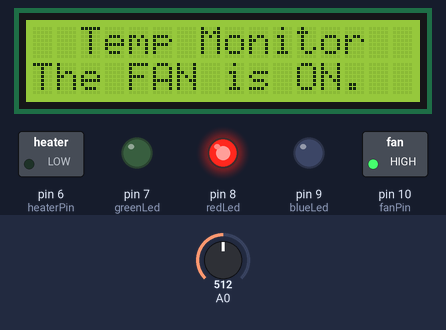
A sketch run on a simulated Arduino Uno, built with avr-gcc and run on an emulated ATmega328P. Shown: 16×2 character LCD, switched loads named in the sketch (green lamp = pin HIGH), output pins drawn as LEDs (lit = HIGH). The inputs (shaded band) are chosen by the test bench; at power-on: A0 = 512.

Above: at 1.2 s.
1.3 s: A0 set to 141
At 2.8 s:
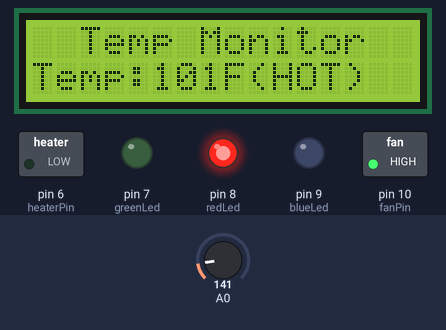
4.5 s: A0 set to 116
At 6.9 s:
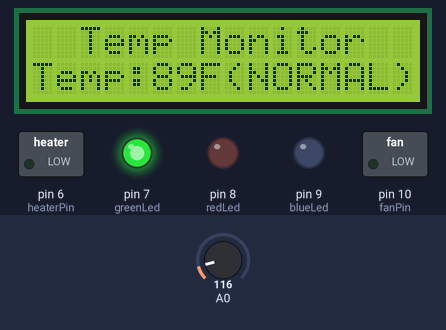
7.5 s: A0 set to 78
At 8.7 s:
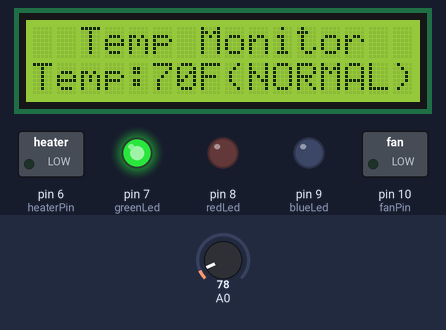
10.2 s: A0 set to 64
At 11.5 s:
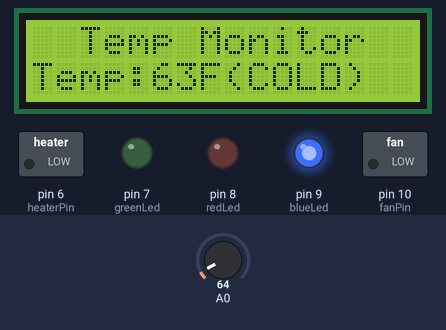
16.2 s: A0 set to 306
At 17.9 s:
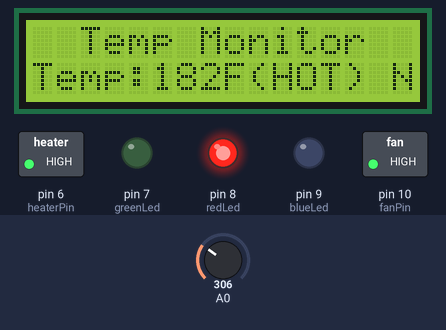
22.2 s: A0 set to 58
At 24.9 s:
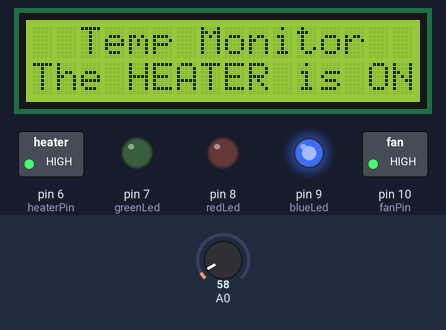
Timing chart, 0 to 26.4 s (numbered marks = the images above; inputs shaded):
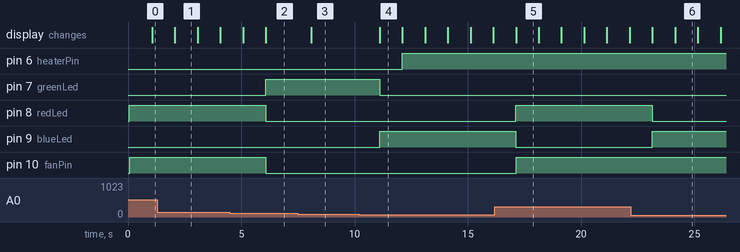

Measured:
- the behaviour switches between 128 and 127 on A0 (found by bisection; images 1 and 2)
- the behaviour switches between 73 and 72 on A0 (found by bisection; images 3 and 4)
- after the input at 1.3 s, the display: changes after 0.77 s (image 1)
- after the input at 4.5 s, pin 7 (greenLed): LOW → HIGH after 1.6 s; pin 8 (redLed), pin 10 (fanPin): HIGH → LOW after 1.6 s; the display: first differs from a run without the input after 1.6 s (image 2)
- after the input at 7.5 s, the display: changes after 0.60 s (image 3)
- after the input at 10.2 s, pin 6 (heaterPin): LOW → HIGH after 1.9 s; pin 7 (greenLed): HIGH → LOW after 0.91 s; pin 9 (blueLed): LOW → HIGH after 0.91 s; the display: changes after 0.91 s (image 4)
- after the input at 16.2 s, pin 8 (redLed), pin 10 (fanPin): LOW → HIGH after 0.93 s; pin 9 (blueLed): HIGH → LOW after 0.93 s; the display: changes after 0.93 s (image 5)
- after the input at 22.2 s, pin 8 (redLed): HIGH → LOW after 0.95 s; pin 9 (blueLed): LOW → HIGH after 0.95 s; the display: first changes after 0.95 s (image 6 shows a later state)

The sketch:

2019-MIIT-ECE-050.ino
```cpp
#include <LiquidCrystal.h>

const int rs = 12, en = 11, d4 = 5, d5 = 4, d6 = 3, d7 = 2;
LiquidCrystal lcd(rs, en, d4, d5, d6, d7);

int heaterPin = 6;
int greenLed = 7;
int redLed = 8;
int blueLed = 9;
int fanPin = 10;

void setup() {
  lcd.begin(16, 2);
  pinMode(greenLed, OUTPUT);
  pinMode(redLed, OUTPUT);
  pinMode(blueLed, OUTPUT);
  pinMode(fanPin, OUTPUT);
  pinMode(heaterPin, OUTPUT);
}

void loop() {
  int val = analogRead(A0);
  float temp = (val * 500.00) / 1023.00;
  int fahTemp = round((temp * (9 / 5) ) + 32);

  if (fahTemp >= 95) {
    digitalWrite(redLed, HIGH);
    digitalWrite(greenLed, LOW);
    digitalWrite(blueLed, LOW);
    lcd.setCursor(2, 0);
    lcd.print("Temp Monitor");
    lcd.setCursor(0, 1);
    lcd.print("Temp:");
    lcd.print(fahTemp);
    lcd.print("F(HOT) ");
    digitalWrite(fanPin, HIGH);
    delay(1000);
    lcd.setCursor(0, 1);
    lcd.print("The FAN is ON.     ");
  } else if (fahTemp >= 68 and fahTemp <= 95) {
    digitalWrite(greenLed, HIGH);
    digitalWrite(redLed, LOW);
    digitalWrite(blueLed, LOW);
    lcd.setCursor(2, 0);
    lcd.print("Temp Monitor");
    lcd.setCursor(0, 1);
    lcd.print("Temp:");
    lcd.print(fahTemp);
    lcd.print("F(NORMAL)");
    digitalWrite(fanPin, LOW);
    digitalWrite(heaterPin, LOW);
  } else if (fahTemp < 68) {
    digitalWrite(blueLed, HIGH);
    digitalWrite(greenLed, LOW);
    digitalWrite(redLed, LOW);
    lcd.setCursor(2, 0);
    lcd.print("Temp Monitor");
    lcd.setCursor(0, 1);
    lcd.print("Temp:");
    lcd.print(fahTemp);
    lcd.print("F(COLD)  ");
    delay(1000);
    lcd.setCursor(0, 1);
    lcd.print("The HEATER is ON.");
    digitalWrite(heaterPin, HIGH);
  }
  delay(1000);
  lcd.display();
}
```
